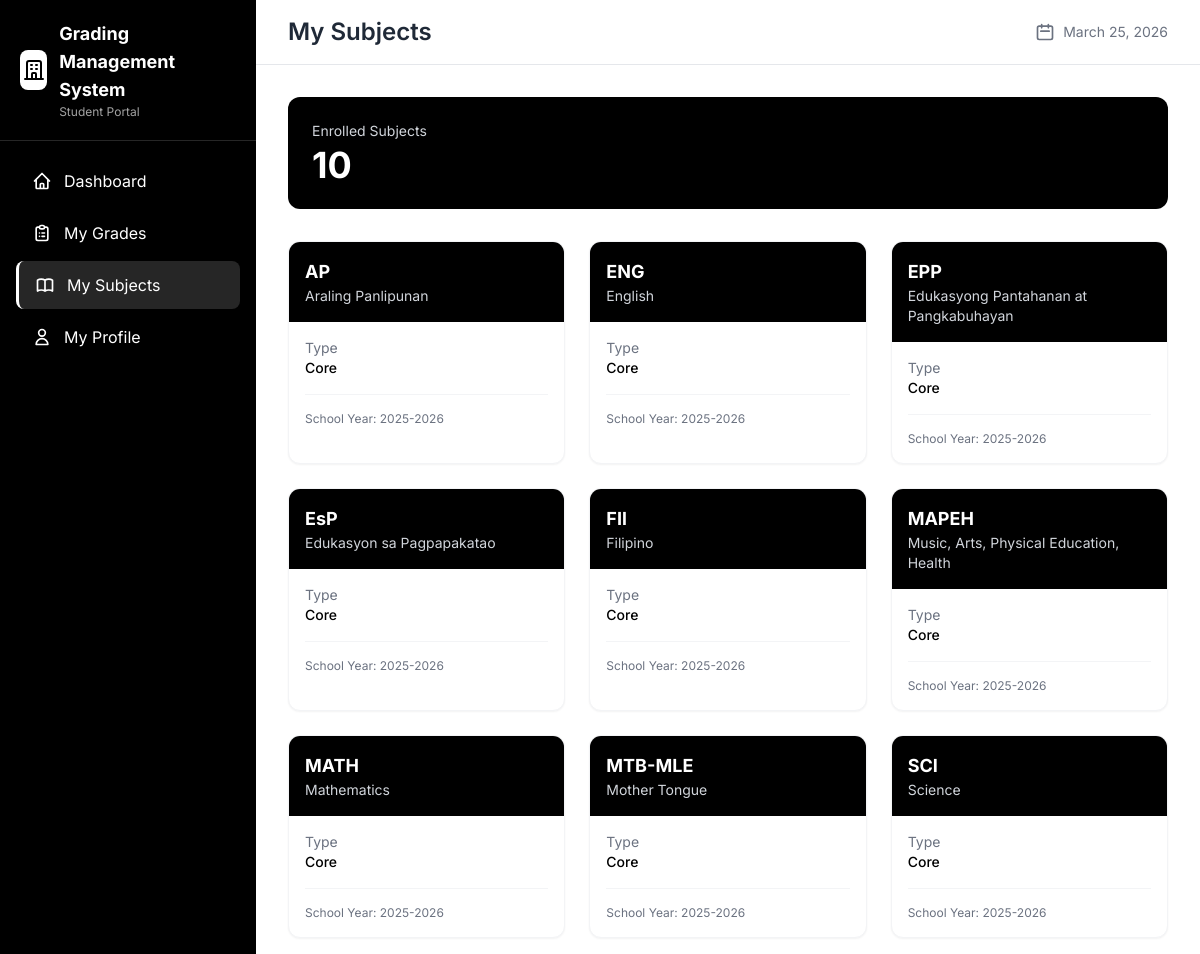
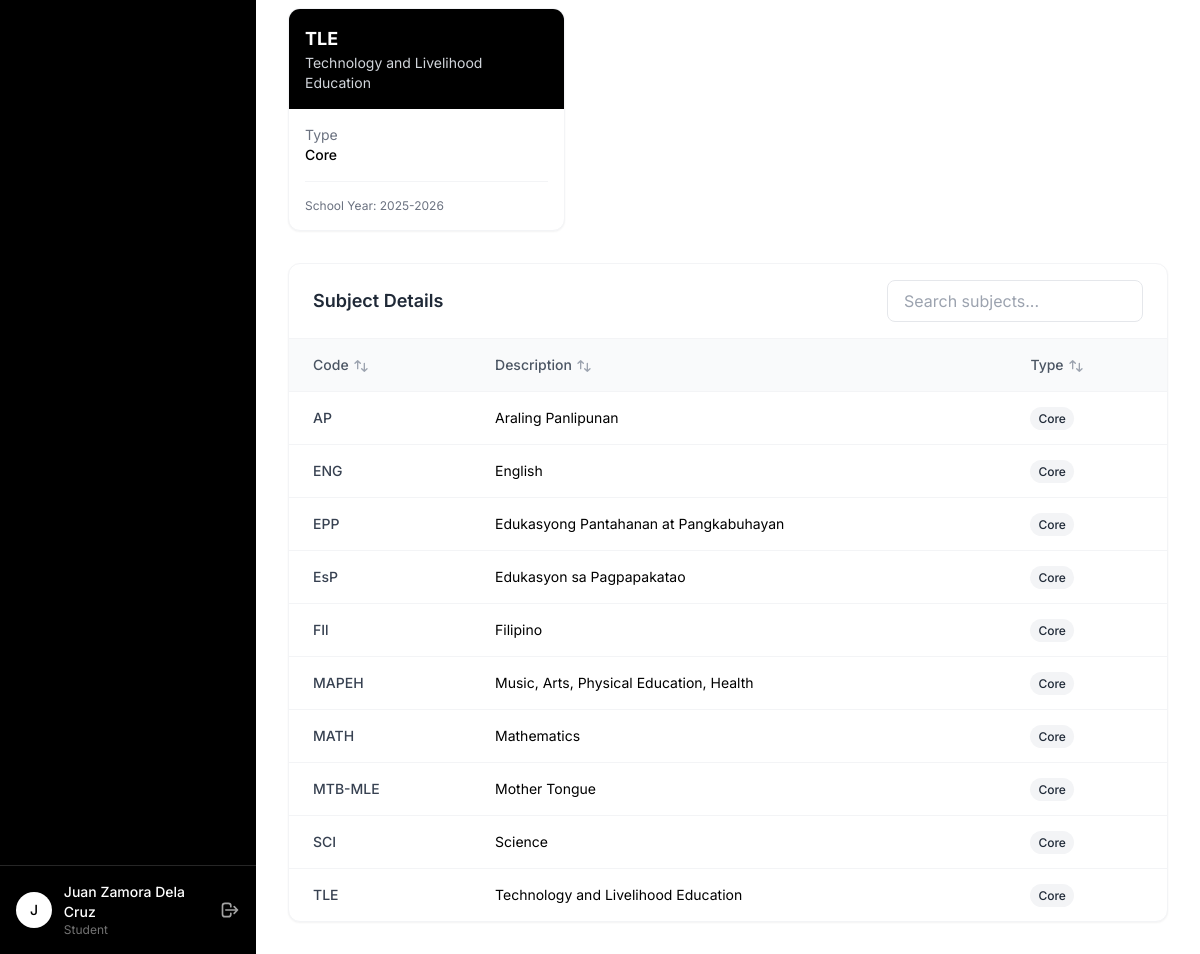
The app's page /student/subjects.php (signed in) with its own data (2 pictures, top to bottom).
### tables this page shows
CREATE TABLE IF NOT EXISTS `tbl_enroll` (
  `id` int NOT NULL AUTO_INCREMENT,
  `student_id` int DEFAULT NULL,
  `subject_id` int DEFAULT NULL,
  `section_id` int DEFAULT NULL COMMENT 'Section where student is enrolled for this subject',
  `teacher_id` int DEFAULT NULL COMMENT 'Teacher assigned for this enrollment',
  `sy_id` int DEFAULT NULL,
  `term_id` int DEFAULT NULL COMMENT 'Term when enrolled',
  `q1_grade` decimal(5,2) DEFAULT NULL COMMENT 'Quarter 1 final grade',
  `q2_grade` decimal(5,2) DEFAULT NULL COMMENT 'Quarter 2 final grade',
  `q3_grade` decimal(5,2) DEFAULT NULL COMMENT 'Quarter 3 final grade',
  `q4_grade` decimal(5,2) DEFAULT NULL COMMENT 'Quarter 4 final grade',
  `average_grade` decimal(5,2) DEFAULT NULL COMMENT 'Average of all quarters',
  `final_grade` decimal(5,2) DEFAULT NULL COMMENT 'Final computed grade',
  `status` enum('enrolled','dropped','completed','incomplete') DEFAULT 'enrolled',
  `enrolled_at` datetime DEFAULT CURRENT_TIMESTAMP,
  `updated_at` datetime DEFAULT CURRENT_TIMESTAMP ON UPDATE CURRENT_TIMESTAMP,
  PRIMARY KEY (`id`),
  UNIQUE KEY `unique_enrollment` (`student_id`,`subject_id`,`sy_id`,`term_id`),
  KEY `student_id` (`student_id`),
  KEY `subject_id` (`subject_id`),
  KEY `section_id` (`section_id`),
  KEY `teacher_id` (`teacher_id`),
  KEY `sy_id` (`sy_id`),
  KEY `term_id` (`term_id`),
  KEY `idx_status` (`status`),
  CONSTRAINT `tbl_enroll_ibfk_1` FOREIGN KEY (`student_id`) REFERENCES `tbl_student` (`id`),
  CONSTRAINT `tbl_enroll_ibfk_2` FOREIGN KEY (`subject_id`) REFERENCES `tbl_subjects` (`id`),
  CONSTRAINT `tbl_enroll_ibfk_3` FOREIGN KEY (`sy_id`) REFERENCES `tbl_sy` (`id`),
  CONSTRAINT `tbl_enroll_ibfk_4` FOREIGN KEY (`section_id`) REFERENCES `tbl_section` (`id`),
  CONSTRAINT `tbl_enroll_ibfk_5` FOREIGN KEY (`teacher_id`) REFERENCES `tbl_teacher` (`id`),
  CONSTRAINT `tbl_enroll_ibfk_6` FOREIGN KEY (`term_id`) REFERENCES `tbl_term` (`id`)
);

CREATE TABLE IF NOT EXISTS `tbl_subjects` (
  `id` int NOT NULL AUTO_INCREMENT,
  `subjcode` varchar(20) NOT NULL,
  `desc` varchar(100) DEFAULT NULL,
  `unit` int DEFAULT NULL,
  `lec_u` int DEFAULT NULL,
  `lab_u` int DEFAULT NULL,
  `lec_h` int DEFAULT '0',
  `lab_h` int DEFAULT '0',
  `type` varchar(20) DEFAULT NULL,
  `education_level` enum('k12','college','both') DEFAULT 'both',
  `weight_category` varchar(30) DEFAULT 'core',
  `term_restriction` varchar(20) DEFAULT 'any',
  `status` varchar(20) DEFAULT 'active',
  PRIMARY KEY (`id`)
);

CREATE TABLE IF NOT EXISTS `tbl_sy` (
  `id` int NOT NULL AUTO_INCREMENT,
  `sy_name` varchar(20) NOT NULL,
  `start_date` date DEFAULT NULL,
  `end_date` date DEFAULT NULL,
  `status` enum('active','closed','archived') DEFAULT 'active',
  PRIMARY KEY (`id`)
);

### includes/functions.php (called while the page is built, shortened)
<?php
function getCurrentDate() {
    return date('F d, Y');
}

### config/database.php (called while the page is built, shortened)
<?php
class Database {
    private static $instance = null;
    private $conn;
    private function __construct() {
        try {
            $this->conn = new PDO(
                "mysql:host=" . DB_HOST . ";dbname=" . DB_NAME . ";charset=utf8mb4",
                DB_USER,
                DB_PASS,
                [
                    PDO::ATTR_ERRMODE => PDO::ERRMODE_EXCEPTION,
                    PDO::ATTR_DEFAULT_FETCH_MODE => PDO::FETCH_ASSOC,
                    PDO::ATTR_EMULATE_PREPARES => false
                ]
            );
        } catch (PDOException $e) {
            die("Connection failed: " . $e->getMessage());
        }
    }
    public static function getInstance() {
        if (self::$instance === null) {
            self::$instance = new self();
        }
        return self::$instance;
    }
    public function getConnection() {
        return $this->conn;
    }
}
function db() {
    return Database::getInstance()->getConnection();
}

### student/subjects.php (the view, shortened to what this page needs)
<?php
require_once '../config/database.php';
require_once '../includes/functions.php';
$studentId = $_SESSION['student_id'] ?? 0;
$currentSyId = 0;
$isCollege = false;
if ($studentId) {
    $infoStmt = db()->prepare("
        SELECT sec.sy_id, sy.sy_name, d.code as dept_code
        FROM tbl_student st
        JOIN tbl_section sec ON st.section_id = sec.id
        JOIN tbl_academic_track at ON sec.academic_track_id = at.id
        JOIN tbl_departments d ON at.dept_id = d.id
        LEFT JOIN tbl_sy sy ON sec.sy_id = sy.id
        WHERE st.id = ?
    ");
    $infoStmt->execute([$studentId]);
    $infoRow = $infoStmt->fetch();
    $currentSyId = (int)($infoRow['sy_id'] ?? 0);
    $isCollege = in_array($infoRow['dept_code'] ?? '', ['CCTE', 'CON']);
}
$selectedSyId = $currentSyId;
$viewSyId = $isCollege ? $selectedSyId : $currentSyId;
$stmt = db()->prepare("
    SELECT e.*, sub.subjcode, sub.`desc` as subject_name, sub.unit, sub.lec_h, sub.lab_h, sub.type,
           sy.sy_name
    FROM tbl_enroll e
    JOIN tbl_subjects sub ON e.subject_id = sub.id
    LEFT JOIN tbl_sy sy ON e.sy_id = sy.id
    WHERE e.student_id = ? AND e.sy_id = ?
    ORDER BY sub.subjcode
");
$stmt->execute([$studentId, $viewSyId]);
$subjects = $stmt->fetchAll();
include '../includes/header.php';
include '../includes/sidebar_student.php';
?>
<main class="main-content lg:ml-64 min-h-screen">
    <div class="bg-white border-b border-gray-200 px-4 sm:px-8 py-4">
        <div class="flex flex-col sm:flex-row sm:items-center sm:justify-between gap-2">
            <h1 class="text-xl sm:text-2xl font-semibold text-gray-800">My Subjects</h1>
            <div class="flex flex-col sm:flex-row sm:items-center gap-2 sm:gap-3">
                <div class="flex items-center gap-2 text-gray-500 text-sm">
                <svg class="w-5 h-5 hidden sm:block" fill="none" stroke="currentColor" viewBox="0 0 24 24">
                    <path stroke-linecap="round" stroke-linejoin="round" stroke-width="2" d="M8 7V3m8 4V3m-9 8h10M5 21h14a2 2 0 002-2V7a2 2 0 00-2-2H5a2 2 0 00-2 2v12a2 2 0 002 2z"></path>
                </svg>
                <span><?= getCurrentDate() ?></span>
                </div>
            </div>
        </div>
    </div>
    <div class="p-4 sm:p-8">
        <div class="bg-black rounded-xl p-6 text-white mb-8">
            <div class="flex items-center justify-between">
                <div>
                    <p class="text-gray-300 text-sm">Enrolled Subjects</p>
                    <p class="text-4xl font-bold mt-1"><?= count($subjects) ?></p>
                </div>
            </div>
        </div>
        <?php if (empty($subjects)): ?>
        <div class="bg-white rounded-xl shadow-sm p-12 text-center">
            <svg class="w-16 h-16 text-gray-300 mx-auto mb-4" fill="none" stroke="currentColor" viewBox="0 0 24 24">
                <path stroke-linecap="round" stroke-linejoin="round" stroke-width="2" d="M12 6.253v13m0-13C10.832 5.477 9.246 5 7.5 5S4.168 5.477 3 6.253v13C4.168 18.477 5.754 18 7.5 18s3.332.477 4.5 1.253m0-13C13.168 5.477 14.754 5 16.5 5c1.747 0 3.332.477 4.5 1.253v13C19.832 18.477 18.247 18 16.5 18c-1.746 0-3.332.477-4.5 1.253"></path>
            </svg>
            <h3 class="text-lg font-medium text-gray-800 mb-2">No Subjects Enrolled</h3>
            <p class="text-gray-500">You haven't been enrolled in any subjects yet.</p>
        </div>
        <?php else: ?>
        <div class="grid grid-cols-1 sm:grid-cols-2 lg:grid-cols-3 gap-4 sm:gap-6">
            <?php foreach ($subjects as $subject): ?>
            <div class="bg-white rounded-xl shadow-sm border border-gray-100 overflow-hidden hover:shadow-md transition">
                <div class="bg-black p-4 text-white">
                    <h3 class="text-lg font-bold"><?= htmlspecialchars($subject['subjcode']) ?></h3>
                    <p class="text-gray-300 text-sm"><?= htmlspecialchars($subject['subject_name']) ?></p>
                </div>
                <div class="p-4">
                    <div class="grid grid-cols-2 gap-4 text-sm">
                        <div>
                            <p class="text-gray-500">Type</p>
                            <p class="font-medium"><?= htmlspecialchars($subject['type'] ?? 'N/A') ?></p>
                        </div>
                    </div>
                    <div class="mt-4 pt-4 border-t border-gray-100">
                        <p class="text-xs text-gray-500">School Year: <?= htmlspecialchars($subject['sy_name'] ?? 'N/A') ?></p>
                    </div>
                </div>
            </div>
            <?php endforeach; ?>
        </div>
        <div class="mt-8 bg-white rounded-xl shadow-sm border border-gray-100 overflow-hidden">
            <div class="px-6 py-4 border-b border-gray-100 flex flex-col sm:flex-row sm:items-center sm:justify-between gap-4">
                <h2 class="text-lg font-semibold text-gray-800">Subject Details</h2>
                <div class="relative">
                    <input type="text" id="searchInput" placeholder="Search subjects..."
                        class="pl-4 pr-10 py-2 border border-gray-200 rounded-lg focus:ring-2 focus:ring-black focus:border-transparent w-full sm:w-64">
                </div>
            </div>
            <div class="overflow-x-auto">
                <table class="w-full" id="dataTable">
                    <thead class="bg-gray-50">
                        <tr class="text-left text-sm text-gray-600">
                            <th class="px-6 py-4 font-medium sortable">Code</th>
                            <th class="px-6 py-4 font-medium sortable">Description</th>
                            <th class="px-6 py-4 font-medium sortable">Type</th>
                        </tr>
                    </thead>
                    <tbody>
                        <?php foreach ($subjects as $subject): ?>
                        <tr class="border-t border-gray-100 hover:bg-gray-50">
                            <td class="px-6 py-4 text-sm font-medium text-gray-700"><?= htmlspecialchars($subject['subjcode']) ?></td>
                            <td class="px-6 py-4 text-sm"><?= htmlspecialchars($subject['subject_name']) ?></td>
                            <td class="px-6 py-4 text-sm">
                                <span class="px-2 py-1 text-xs font-medium rounded-full bg-gray-100 text-gray-800">
                                    <?= htmlspecialchars($subject['type'] ?? 'N/A') ?>
                                </span>
                            </td>
                        </tr>
                        <?php endforeach; ?>
                    </tbody>
                </table>
            </div>
        </div>
        <?php endif; ?>
    </div>
</main>
<?php include '../includes/footer.php'; ?>

### includes/header.php (style rules this page uses)
body { font-family: 'Inter', sans-serif; }

### records on screen
tbl_enroll: subject.subjcode "AP", subject.desc "Araling Panlipunan", subject.type "Core", sy.sy_name "2025-2026"
tbl_enroll: subject.subjcode "ENG", subject.desc "English", subject.type "Core", sy.sy_name "2025-2026"
tbl_enroll: subject.subjcode "EPP", subject.desc "Edukasyong Pantahanan at Pangkabuhayan", subject.type "Core", sy.sy_name "2025-2026"
tbl_enroll: subject.subjcode "EsP", subject.desc "Edukasyon sa Pagpapakatao", subject.type "Core", sy.sy_name "2025-2026"
tbl_enroll: subject.subjcode "FIl", subject.desc "Filipino", subject.type "Core", sy.sy_name "2025-2026"
tbl_enroll: subject.subjcode "MAPEH", subject.desc "Music, Arts, Physical Education, Health", subject.type "Core", sy.sy_name "2025-2026"
tbl_enroll: subject.subjcode "MATH", subject.desc "Mathematics", subject.type "Core", sy.sy_name "2025-2026"
tbl_enroll: subject.subjcode "MTB-MLE", subject.desc "Mother Tongue", subject.type "Core", sy.sy_name "2025-2026"
tbl_enroll: subject.subjcode "SCI", subject.desc "Science", subject.type "Core", sy.sy_name "2025-2026"
tbl_enroll: subject.subjcode "TLE", subject.desc "Technology and Livelihood Education", subject.type "Core", sy.sy_name "2025-2026"

### other values on screen
substr($currentUser['name'] ?? 'S', 0, 1) "J"
$currentUser['name'] "Juan Zamora Dela Cruz"
getCurrentDate() "March 25, 2026"
count($subjects) "10"
